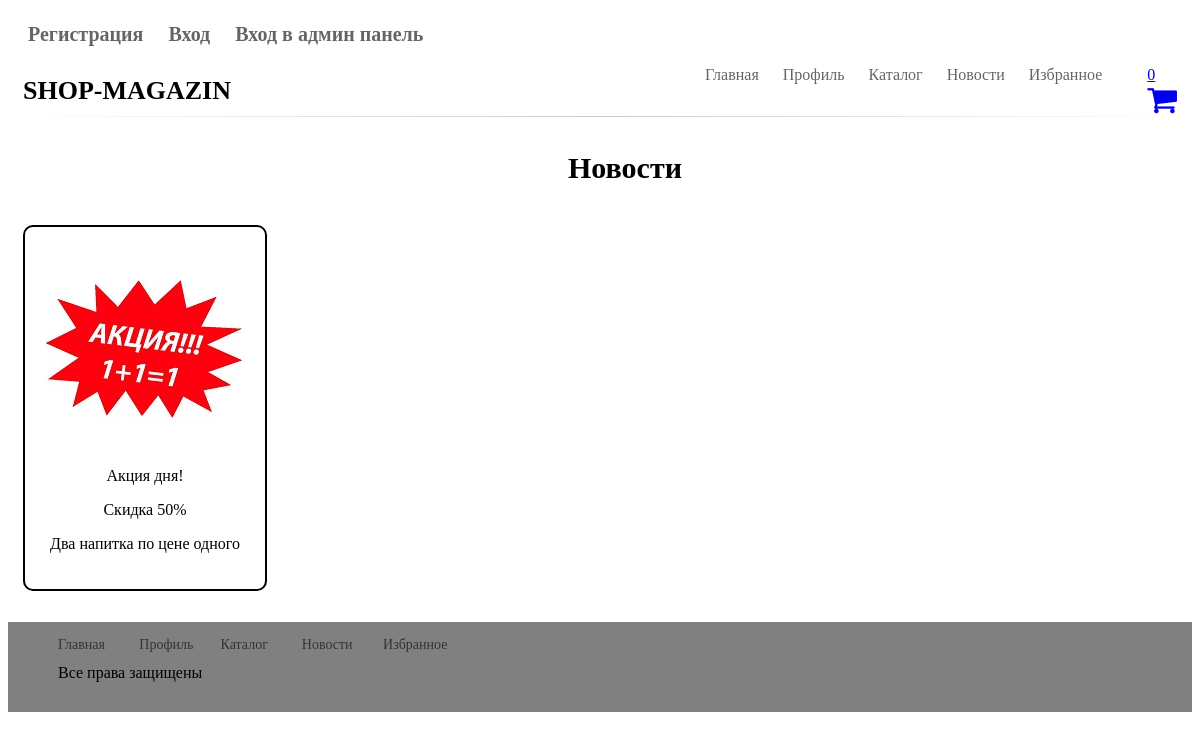
Before: /news.php with the older database file.
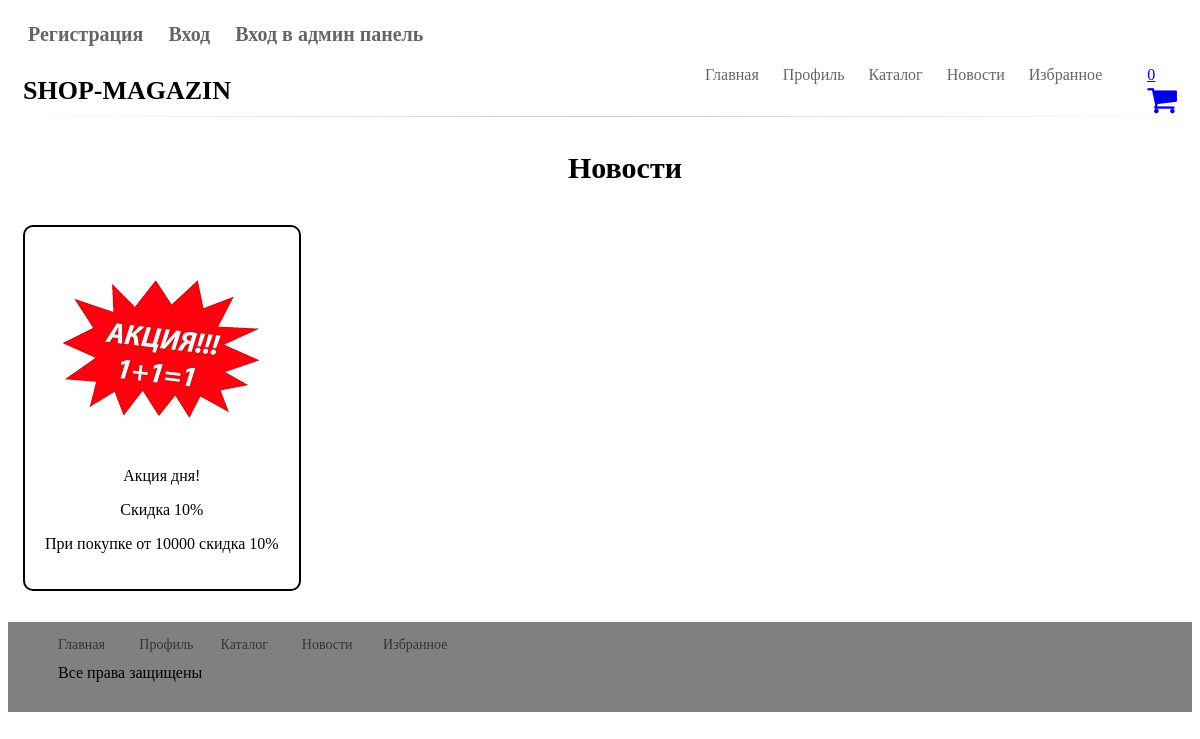
After: the same page with the newer database file.
### tables this page shows
CREATE TABLE `news` (
  `id` int(11) NOT NULL,
  `name` text NOT NULL,
  `subtitle` text NOT NULL,
  `news` text NOT NULL,
  `img` text NOT NULL
);

### news.php (the view)
<?
include "nav.php";
?>
<dir class="header">
	<h2 align="center">Новости</h2>
</dir>
<?
$req = "SELECT * FROM `news`";
$result = mysqli_query($link, $req);
$news = [];
while ($row = mysqli_fetch_assoc($result))
    $news[] = $row;
?>
<?
for ($i = 0; $i < count($news); $i++){
	echo '<div class="news">';
    echo "<img src='../img/".$news[$i]['img']."'><br>
	<p>".$news[$i]['name']."</p>
   	<p>".$news[$i]['subtitle']."</p>
    <p>".$news[$i]['news']."</p>
	";
	echo '</div>';
}
?>
<?
include "footer.php";
?>

Changed rows visible on the page:
changed news "Акция дня!": subtitle "Скидка 50%" → "Скидка 10%"; news "Два напитка по цене одного" → "При покупке от 10000 скидка 10%"
